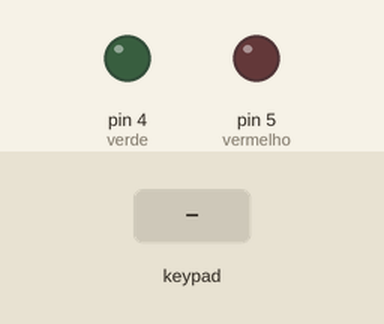
The sketch below on a simulated Arduino Uno, built with avr-gcc and run on an emulated ATmega328P. On the bench: output pins drawn as LEDs (lit = HIGH). Inputs (shaded band) come from the test bench. What the sketch prints to the serial monitor is not drawn.

Above: at 1.2 s.
1.3 s: keypad keys 1 2 3 4 5 pressed 0.4 s apart
At 4.3 s:
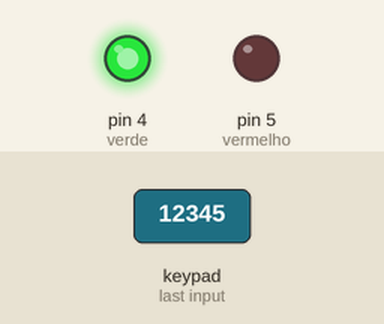
4.8 s: keypad keys 1 3 1 2 1 1 1 0 pressed 0.4 s apart
At 6.6 s:
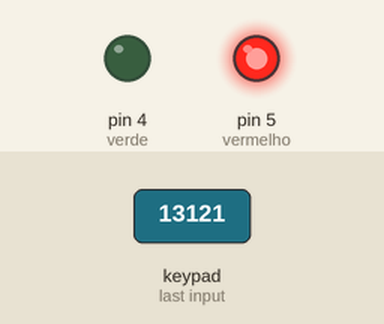
Timing chart, 0 to 8.3 s (numbered marks = the images above; inputs shaded):
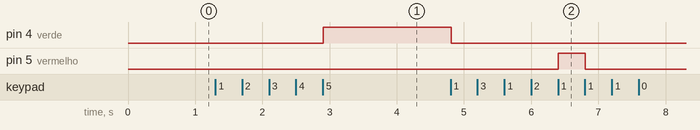

Measured:
- after the input at 1.3 s, pin 4 (verde): LOW → HIGH after 1.6 s
- after the input at 4.8 s, pin 4 (verde): HIGH → LOW at once; pin 5 (vermelho): LOW → HIGH after 1.6 s, → LOW 0.40 s later

The sketch:

arduino1.ino
```cpp
// Arduino nº 1 - Teclado e Leds
// Luiz Otávio Nazar

#include <Keypad.h>

const byte LINHAS = 4; //Linhas do teclado
const byte COLUNAS = 4; //Colunas do teclado
const int verde= 4;
const int vermelho= 5;

char TECLAS_MATRIZ[LINHAS][COLUNAS] = { // Matriz de caracteres (mapeamento do teclado)
  {'1', '2', '3', 'A'},
  {'4', '5', '6', 'B'},
  {'7', '8', '9', 'C'},
  {'*', '0', '#', 'D'}
};

byte PINOS_LINHAS[LINHAS] = {13, 12, 11, 10}; // Pinos de conexao com as linhas do teclado
byte PINOS_COLUNAS[COLUNAS] = {9, 8, 7, 6}; // Pinos de conexao com as colunas do teclado

Keypad teclado_personalizado = Keypad(makeKeymap(TECLAS_MATRIZ), PINOS_LINHAS, PINOS_COLUNAS, LINHAS, COLUNAS); // Inicia teclado

int control = 0;
char senha[] = "12345";
char sentenca[5] = "";
bool digitandoSenha = false;
byte data= 0;

void setup() {
  pinMode(verde, OUTPUT);
  pinMode(vermelho, OUTPUT);
  Serial.begin(9600);
}

void loop() {
  char leitura_teclas = teclado_personalizado.getKey();
  if (leitura_teclas) {
    if (control==0){ //Digitando a senha
      digitalWrite(verde, LOW);
      digitalWrite(vermelho, LOW);
      sentenca[control] = leitura_teclas;
      Serial.print("\nSenha: *");
      Serial.write(0);
      data= 1; //Não sei porque, mas se tirar, para de funcionar
      control++;
    } else {
      sentenca[control] = leitura_teclas;
      Serial.print("*");
      control++;
    }

    if (control == 5) { //Após digitar a senha
      sentenca[control] = '\0';
      if (strcmp(sentenca, senha) == 0) {
       	Serial.println("\nSenha correta!");
        Serial.write(1);
        digitalWrite(verde, HIGH);
        control= 0;
      } else {
        Serial.println("\nSenha incorreta!");
        Serial.write(2);
       	digitalWrite(vermelho, HIGH);
        control= 0;
      }
    }
  }
}
```
